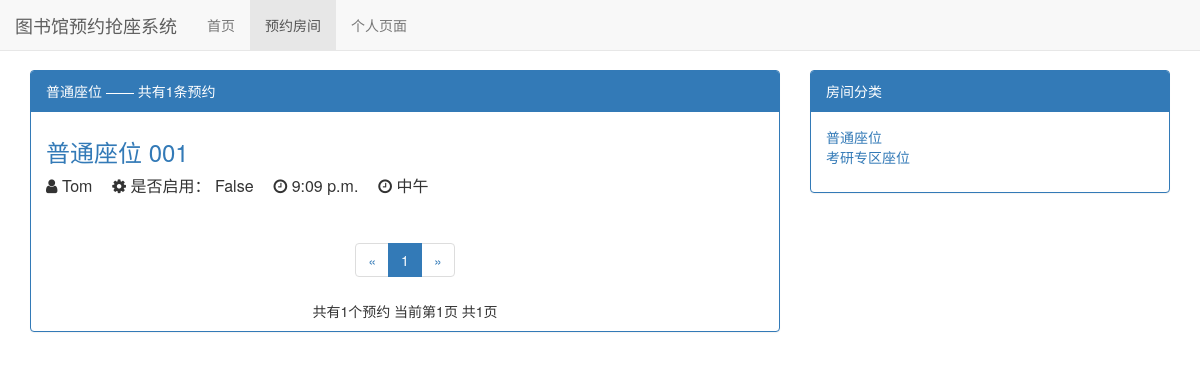
Page /room/type/1 on the committed database.
### room/models.py (models this page shows)
class RoomType(models.Model):
    type_name = models.CharField(max_length = 15)
    def __str__(self) -> str:
        return self.type_name # 管理员界面显示分类名称

class Room(models.Model):
    on_off = models.BooleanField(default = False) # 是否启用预约
    room_user = models.ForeignKey(User, on_delete = DO_NOTHING) # 用户
    user_id = models.CharField(max_length = 15) # 用户学号
    user_passwd = models.CharField(max_length = 15) # 用户密码
    room_name = models.CharField(max_length = 15) # 房间号
    room_type = models.ForeignKey(RoomType, on_delete = models.DO_NOTHING) # 房间类型外键
    start_time = models.TimeField() # 开始时间
    end_time = models.TimeField() # 结束时间
    members = models.TextField(default = 'None') # 研修室成员

### room/views.py (the view)
# urls.py: path('type/<int:type_id>', views.room_type_list, name = 'room_type_list'),
def room_type_list(request, type_id):
    room_type = get_object_or_404(RoomType, pk = type_id)
    all_rooms = Room.objects.filter(room_type = room_type)
    context = divid_room_pages(request, all_rooms)
    context['room_type'] = room_type
    return render(request, 'room_type_list.html', context)

### room/templates/room_type_list.html (shortened to what this page needs)
{% extends 'room_list.html' %}
{% block panel_list_title %}
    {{ room_type }}
{% endblock %}

### room/templates/room_list.html (shortened to what this page needs)
{% extends 'base.html' %}
{% load static %}
{% block header_extends %}
    <link rel="stylesheet" href="{% static 'css/room.css' %}">
    <link href="http://cdn.bootcss.com/font-awesome/4.6.3/css/font-awesome.min.css" rel="stylesheet">
{% endblock %}
{% block nav_home_active %}
{% endblock %}
{% block nav_room_active %}
active
{% endblock %}
{% block content %}
    <div class="container">
        <div class="row">
            <div class="col-xs-12 col-sm-9 col-md-8">
                <div class="panel panel-primary">
                    {% block panel_block %}
                        <div class="panel-heading">{% block panel_list_title %}所有房间{% endblock %} —— 共有{{ rooms.paginator.count }}条预约</div>
                        <div class="panel-body">
                            {% block panel_list_body %}
                                {% for room in rooms %}
                                    <div class="room">
                                        <a href="{% url 'room_detail' room.pk %}">
                                            <h3>{{ room.room_type }}  {{ room.room_name }}</h3>
                                        </a>
                                    </div>
                                    <p class="room-author">
                                        <i class="fa fa-user fa-1x"></i>
                                        {{ room.room_user }}
                                    </p>
                                    <p class="room-author">
                                        <i class="fa fa-cog fa-spin fa-1x"></i>
                                        是否启用：
                                        {% if room.on_off %}
                                            <span style="color: red;">{{ room.on_off }}</span>
                                        {% else %}
                                            {{ room.on_off }}
                                        {% endif %}
                                    </p>
                                    <p class="room-author">
                                        <i class="fa fa-clock-o fa-1x"></i>
                                        {{ room.start_time }}
                                    </p>
                                    <p class="room-author">
                                        <i class="fa fa-clock-o fa-1x"></i>
                                        {{ room.end_time }}
                                    </p>
                                    {% empty %}
                                    <p>--暂无预约，敬请期待--</p>
                                {% endfor %}
                            {% endblock %}
                        </div>
                        <div class="paginator" aria-label="Page navigation">
                            <ul class="pagination">
                            <li>
                                    {% if rooms.has_previous %}
                                        <a href="?page={{ rooms.previous_page_number }}" aria-label="Previous">
                                            <span aria-hidden="true">&laquo;</span>
                                        </a>
                                    {% else %}
                                        <span aria-hidden="true">&laquo;</span>
                                    {% endif %}
                            </li>
                            {% for page_num in page_range %}
                                {% if page_num == rooms.number %}
                                    <li class="active"><a href="?page={{ page_num }}">{{ page_num }}</a></li>
                                {% else %}
                                    {% if page_num == '...' %}
                                        <li><span>{{ page_num }}</span></li>
                                    {% else %}
                                        <li><a href="?page={{ page_num }}">{{ page_num }}</a></li>
                                    {% endif %}
                                {% endif %}
                            {% endfor %}
                            <li>
                                    {% if rooms.has_next %}
                                        <a href="?page={{ rooms.next_page_number }}" aria-label="Next">
                                            <span aria-hidden="true">&raquo;</span>
                                        </a>
                                    {% else %}
                                        <span aria-hidden="true">&raquo;</span>
                                    {% endif %}
                            </li>
                            </ul>
                            <p>
                                共有{{ rooms.paginator.count }}个预约
                                当前第{{ rooms.number }}页
                                共{{ rooms.paginator.num_pages }}页
                            </p>
                        </div>
                    {% endblock %}
                </div>
            </div>
            <div class="hidden-xs col-sm-3 col-md-4">
                <div class="panel panel-primary">
                    <div class="panel-heading">房间分类</div>
                    <div class="panel-body">
                        <ul class="room-types">
                            {% for room_type in room_types %}
                                <li>
                                    <a href="{% url 'room_type_list' room_type.pk %}">
                                        {{ room_type.type_name }}
                                    </a>
                                </li>
                                {% empty %}
                                    <li>没有分类</li>
                            {% endfor %}
                        </ul>
                    </div>
                </div>
            </div>
        </div>
    </div>
{% endblock %}

### static/css/base.css (style rules this page uses)
* { margin: 0; padding: 0; }
body { margin-top: 70px!important; }

### room/static/css/room.css (style rules this page uses)
ul.room-types { list-style-type: none; font-size: 14px; }
div.room h3 { margin-top: 0.5em; }
p.room-author { display: inline-block; font-size: 16px; margin-right: 1em; }
div.paginator { text-align: center; }

### rows in the picture
RoomType: type_name "普通座位"
Room: room_type "普通座位", room_name "001", room_user "Tom", on_off "False", start_time "9:09 p.m.", end_time "中午"
RoomType: type_name "考研专区座位"

### other values in the picture
{{ rooms.paginator.count }} "1"
{{ page_num }} "1"
{{ rooms.number }} "1"
{{ rooms.paginator.num_pages }} "1"
